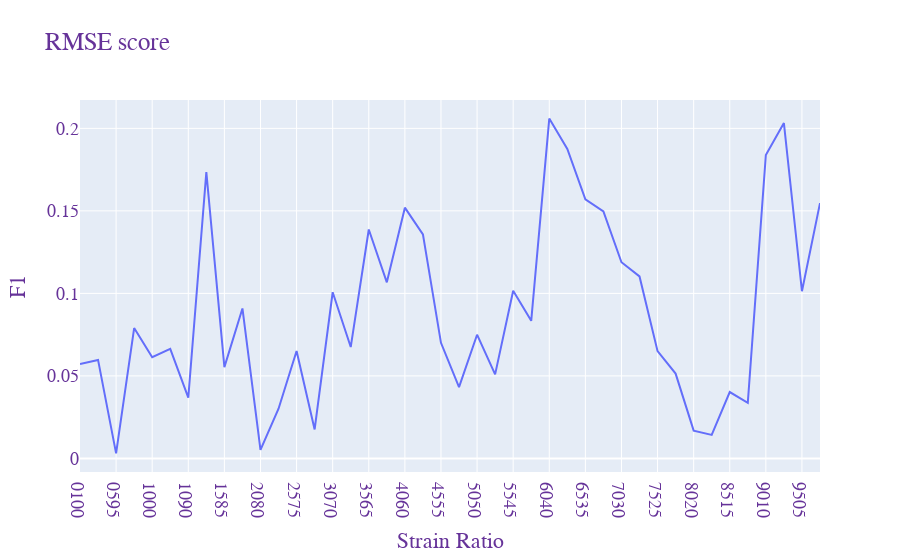

This figure's notebook cell:
### Markdown cell above
<h1>MSE

### Code cell
print(frac_MSE(NAME_FILE=NAME_FILE, JSON_FILE_PATH=JSON_FILE_PATH, VCF_FILE_PATH=VCF_FILE_PATH))

### Figure 1 — Plotly figure (JSON) as saved in the notebook; plotly's stock layout.template omitted (floating-point values rounded to 4 significant figures)
{"data": [{"mode": "lines", "type": "scatter", "x": ["0100", "0100[1]", "0595", "0595[1]", "1000", "1000[1]", "1090", "1090[1]", "1585", "1585[1]", "2080", "2080[1]", "2575", "2575[1]", "3070", "3070[1]", "3565", "3565[1]", "4060", "4060[1]", "4555", "4555[1]", "5050", "5050[1]", "5545", "5545[1]", "6040", "6040[1]", "6535", "6535[1]", "7030", "7030[1]", "7525", "7525[1]", "8020", "8020[1]", "8515", "8515[1]", "9010", "9010[1]", "9505", "9505[1]"], "y": [0.05716, 0.05968, 0.003032, 0.07897, 0.06128, 0.06633, 0.03683, 0.1735, 0.05531, 0.09086, 0.005151, 0.0301, 0.06509, 0.01756, 0.1007, 0.06748, 0.1387, 0.1067, 0.152, 0.1357, 0.07002, 0.04317, 0.07495, 0.05092, 0.1016, 0.08336, 0.2059, 0.1875, 0.157, 0.1497, 0.1189, 0.1103, 0.06501, 0.0514, 0.01684, 0.01426, 0.04022, 0.03366, 0.1838, 0.2032, 0.1013, 0.1547]}], "layout": {"autosize": true, "font": {"color": "RebeccaPurple", "family": "Courier New, monospace", "size": 18}, "legend": {"title": {"text": ""}}, "title": {"text": "RMSE score"}, "xaxis": {"autorange": true, "range": [0, 41], "title": {"text": "Strain Ratio"}, "type": "category"}, "yaxis": {"autorange": true, "range": [-0.00824, 0.2172], "title": {"text": "F1"}, "type": "linear"}}}
